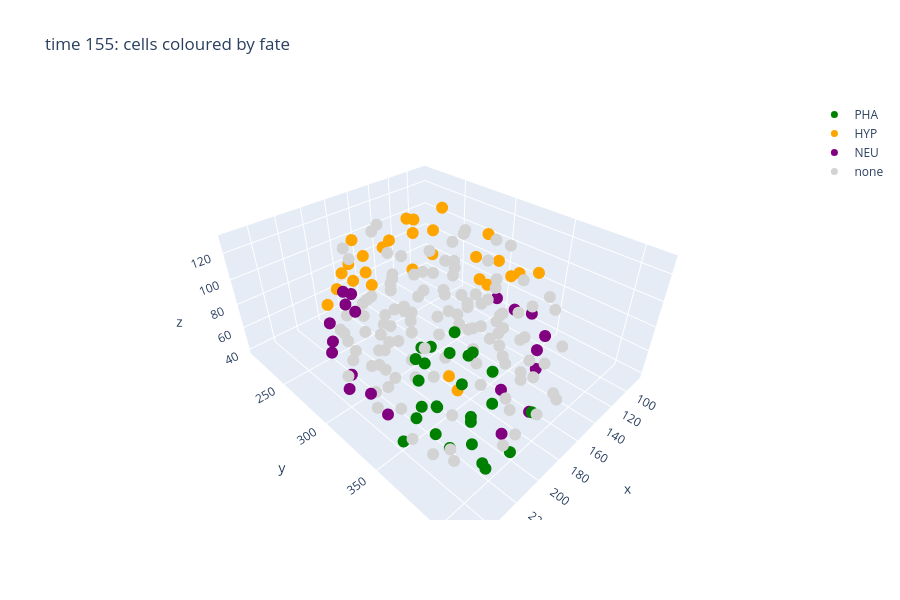

Notebook source saved alongside this figure:
### Code cell
nodes = sorted(worm.time_nodes[T_FATE[1]])
node_fate = {n: fate[worm.get_chain_of_node(n)[0]] for n in nodes}
traces = []
for f, colour in FATE_COLOURS.items():
    members = [n for n in nodes if node_fate[n] == f]
    xyz = np.array([worm.pos[n] for n in members])
    traces.append(go.Scatter3d(x=xyz[:, 0], y=xyz[:, 1], z=xyz[:, 2], mode="markers", name=f,
                               marker=dict(size=7, color=colour.replace("tab:", "")),
                               text=[worm.labels[n] for n in members], hoverinfo="text"))
fig = go.Figure(traces)
fig.update_layout(title=f"time {T_FATE[1]}: cells coloured by fate", scene=dict(aspectmode="data"), height=600)
fig.show()

# where are the cells of each fate? depth (case study 16) and position along the body
centre, ap, lr, dv = ct.body_axes(worm, T_FATE[1])
along = {n: (np.asarray(worm.pos[n]) - centre) @ ap for n in nodes}
low, high = min(along.values()), max(along.values())
for f in FATE_COLOURS:
    members = [n for n in nodes if node_fate[n] == f]
    d = np.array([depth[n] for n in members])
    position = np.mean([(along[n] - low) / (high - low) for n in members])
    print(f"{f:5} {len(members):4} cells: median depth {np.median(d):4.2f}, at the surface {np.mean(d < 0.5):4.0%}, "
          f"mean position along the body {position:.2f} (0 posterior, 1 anterior)")

# are neighbours of the same fate? Gabriel edges between cells with a fate, against shuffled fates
called = [n for n in nodes if node_fate[n] != "none"]
edges = {tuple(sorted((a, b))) for a in called for b in gabriel.get(a, ()) if b in called}
rng = np.random.default_rng(0)
shuffled = [ct.same_fate_fraction(dict(zip(called, rng.permutation([node_fate[n] for n in called]), strict=True)),
                                 edges) for _ in range(200)]
print(f"neighbours with the same fate: {ct.same_fate_fraction(node_fate, edges):.0%} of {len(edges)} pairs "
      f"(shuffled fates: {np.mean(shuffled):.0%} ± {np.std(shuffled):.0%})")

### Figure 1 — Plotly figure (JSON) as saved in the notebook; plotly's stock layout.template omitted (floating-point values rounded to 4 significant figures)
{"data": [{"hoverinfo": "text", "marker": {"color": "green", "size": 7}, "mode": "markers", "name": "PHA", "text": ["MSpapap", "MSpapaa", "ABalpappa", "ABalpaaap", "ABalpaaaa", "ABalpaapp", "ABalpaapaa", "MSaaaaa", "MSaaaap", "ABaraaaaa", "ABaraaapp", "ABaraaaap", "ABarapapa", "ABarapaaa", "ABarapaap", "MSpaaaa", "MSpaaap", "MSpaapa", "MSaaapa", "MSaaapp", "MSaapap", "MSaapaa", "ABaraappa", "ABaraappp", "ABaraapap", "ABaraapaa"], "type": "scatter3d", "x": [181.8, 192.7, 197.8, 213.1, 220.6, 184.9, 219.3, 215.5, 196.8, 232.5, 242.3, 239.0, 210.1, 221.3, 222.4, 231.3, 221.2, 214.1, 196.1, 179.8, 170.6, 177.2, 220.0, 212.6, 203.1, 218.3], "y": [305.0, 325.9, 366.1, 380.8, 397.6, 400.1, 411.3, 394.7, 379.2, 404.3, 354.2, 387.5, 334.9, 359.1, 343.4, 370.7, 350.7, 335.3, 360.6, 334.2, 321.4, 347.7, 358.7, 335.6, 362.5, 383.5], "z": [55.27, 74.46, 45.0, 45.0, 45.27, 65.0, 70.0, 90.0, 90.0, 66.77, 49.73, 69.73, 40.0, 42.71, 45.27, 81.49, 93.51, 82.99, 90.0, 83.51, 53.51, 73.51, 65.0, 65.0, 73.51, 70.0]}, {"hoverinfo": "text", "marker": {"color": "orange", "size": 7}, "mode": "markers", "name": "HYP", "text": ["Cpapa", "Cpapp", "Cpaaa", "Cpaap", "Caaap", "Caapp", "Caapa", "ABpraappp", "ABpraappa", "ABprappaa", "ABprappap", "ABprapppa", "ABprapppp", "ABprapapp", "ABprapapa", "ABalpapppp", "ABalpapppa", "Caaaa", "ABarpppap", "ABarpappp", "ABplapapp", "ABplapapa", "ABplappap", "ABplappaa", "ABplapppp", "ABplapppa", "ABplaappp", "ABplaappa"], "type": "scatter3d", "x": [128.8, 109.0, 145.5, 127.0, 100.4, 96.05, 105.0, 212.2, 234.8, 193.3, 177.1, 171.3, 154.8, 156.1, 172.4, 184.9, 194.3, 112.1, 181.5, 212.8, 92.1, 102.8, 90.65, 99.19, 85.6, 95.95, 116.6, 128.6], "y": [210.5, 216.0, 260.5, 231.6, 233.6, 228.1, 213.5, 256.3, 280.4, 234.6, 220.1, 215.1, 216.8, 210.0, 220.7, 334.7, 351.3, 255.8, 269.5, 291.7, 274.4, 294.3, 296.5, 315.4, 273.8, 290.8, 334.5, 357.4], "z": [83.78, 50.0, 124.7, 109.7, 91.22, 65.0, 83.23, 95.0, 105.0, 90.0, 85.0, 65.27, 54.73, 79.73, 103.8, 50.0, 55.0, 121.7, 119.7, 123.2, 79.05, 110.3, 83.78, 81.77, 55.0, 61.77, 100.0, 115.0]}, {"hoverinfo": "text", "marker": {"color": "purple", "size": 7}, "mode": "markers", "name": "NEU", "text": ["ABprpaapa", "ABprpaaap", "ABprpaapp", "ABprpaaaa", "ABprppapp", "ABprppapa", "ABpraapaa", "ABpraapap", "ABalpapaa", "ABarapppp", "ABarapppa", "ABarappaa", "ABplppapp", "ABplppapa", "ABplpaaap", "ABplpaapp", "ABplpaapa", "ABplpaaaa", "ABalppapp", "ABalppapa"], "type": "scatter3d", "x": [240.2, 237.6, 227.4, 246.9, 183.7, 199.0, 239.2, 232.4, 195.7, 233.2, 233.6, 232.5, 107.8, 113.5, 134.2, 120.8, 136.2, 156.8, 166.3, 169.2], "y": [289.5, 281.7, 266.7, 311.9, 229.0, 243.4, 315.9, 295.5, 388.5, 294.4, 314.1, 328.5, 310.4, 331.5, 367.1, 351.0, 372.8, 381.8, 364.1, 388.9], "z": [85.0, 70.0, 80.0, 65.27, 65.0, 69.73, 120.0, 120.3, 46.22, 56.49, 53.51, 45.0, 63.78, 66.49, 61.49, 76.49, 77.71, 68.51, 45.0, 45.27]}, {"hoverinfo": "text", "marker": {"color": "lightgrey", "size": 7}, "mode": "markers", "name": "none", "text": ["MSpppaa", "MSpppap", "MSppppa", "MSppppp", "MSppaaa", "MSppaap", "MSppapp", "MSppapa", "MSpappp", "MSpappa", "MSappaa", "MSappap", "MSapppa", "MSapppp", "ABalpppap", "MSapaaa", "MSapaap", "MSapapa", "MSapapp", "Eara", "Earp", "Eala", "Ealp", "Eplp", "Epla", "Eprp", "Epra", "Daa", "Dap", "Dpa", "Dpp", "Z3", "Z2", "Cppaa", "Cppap", "Cpppp", "Cpppa", "Capap", "Cappa", "Cappp", "ABprpappa", "ABprpappp", "ABprpapaa", "ABprpapap", "ABprpppaa", "ABprpppap", "ABprppppa", "ABprppppp", "ABprppaaa", "ABprppaap", "ABpraaaaa", "ABpraaaap", "ABprapaap", "ABprapaaa", "ABalpapap", "ABalpaapap", "ABalapppp", "ABalapppa", "ABalappaa", "ABalapaaa", "ABalapaap", "ABalapapa", "ABalapapp", "ABalaappa", "ABalaapaa", "ABalaapap", "ABalaappp", "ABalaaaal", "ABalaaapa", "ABalaaapp", "ABaraaapap", "ABaraaapaa", "ABarapapp", "ABarappap", "ABarppaaa", "ABarppaap", "ABarppapa", "ABarppppp", "ABarppppa", "ABarpppaa", "MSpaapp", "ABpraaapa", "ABarpapaa", "ABarpapap", "ABarpappa", "ABarpaapa", "ABarpaapp", "ABpraaapp", "ABplapaaa", "ABplapaap", "ABplaapaa", "ABplaaaap", "ABplaaaaa", "ABplaaapp", "ABplaaapa", "ABplppppa", "Capaa", "ABplppppp", "ABplpppap", "ABplpppaa", "ABplppaaa", "ABplppaap", "ABplpapap", "ABplpapaa", "ABplpappa", "ABplpappp", "MSaappp", "MSaappa", "ABalpppppa", "ABalpppppp", "ABalpppaa", "ABalppaaa", "ABalppaap", "ABarpaaap", "ABplaapap", "ABalappap", "ABarpaaaa", "ABalaaaar", "ABalppppa", "ABarppapp"], "type": "scatter3d", "x": [212.4, 197.4, 207.8, 189.2, 235.7, 227.5, 210.1, 219.1, 170.3, 183.8, 155.6, 149.9, 136.5, 134.0, 155.2, 179.1, 167.0, 156.5, 142.4, 198.3, 183.6, 171.2, 153.0, 127.8, 143.2, 140.7, 174.9, 131.5, 124.8, 180.0, 161.2, 159.5, 148.9, 155.8, 129.8, 120.7, 140.2, 109.4, 99.35, 110.1, 203.8, 193.5, 219.2, 216.8, 190.5, 168.5, 189.7, 169.7, 217.1, 208.8, 251.9, 252.1, 196.2, 207.1, 178.7, 200.8, 225.8, 231.5, 222.8, 201.2, 189.7, 200.1, 175.7, 254.6, 245.8, 251.7, 246.9, 202.2, 222.8, 242.6, 234.1, 234.8, 201.2, 222.5, 166.1, 143.8, 124.8, 157.2, 175.0, 192.8, 209.2, 245.2, 232.6, 221.9, 215.5, 194.9, 184.7, 240.4, 123.0, 115.8, 152.9, 185.4, 185.8, 146.2, 165.9, 125.3, 125.2, 128.6, 99.0, 106.6, 126.3, 131.7, 145.8, 151.7, 158.2, 143.6, 152.5, 164.9, 142.1, 136.6, 175.8, 176.2, 163.7, 206.8, 149.0, 237.8, 213.7, 228.1, 165.1, 104.2], "y": [303.6, 289.7, 277.6, 262.5, 335.2, 317.2, 286.4, 310.1, 282.2, 296.6, 343.5, 319.3, 335.8, 311.3, 395.9, 386.3, 363.4, 354.2, 335.1, 315.1, 291.2, 336.6, 314.8, 257.8, 289.8, 239.1, 269.7, 301.5, 280.0, 264.7, 249.6, 298.3, 272.9, 246.0, 245.5, 231.1, 225.7, 254.9, 257.9, 243.2, 291.6, 271.7, 280.8, 272.2, 229.9, 220.8, 251.2, 248.4, 261.7, 252.3, 345.9, 321.2, 244.6, 266.8, 376.9, 401.2, 328.7, 362.1, 392.2, 407.6, 397.0, 384.6, 363.1, 369.3, 394.3, 373.2, 356.6, 413.3, 410.6, 392.2, 370.0, 386.9, 319.9, 303.9, 319.8, 297.0, 291.2, 232.8, 249.8, 288.3, 314.1, 334.8, 353.6, 336.5, 317.8, 340.2, 311.2, 306.8, 330.0, 312.2, 381.9, 363.5, 384.4, 330.4, 353.4, 310.6, 276.4, 291.3, 288.5, 316.0, 347.8, 332.2, 350.8, 367.9, 335.4, 319.5, 292.9, 311.8, 380.4, 360.9, 398.2, 409.1, 400.0, 361.0, 360.5, 374.9, 377.9, 412.6, 376.5, 271.3], "z": [70.0, 60.27, 81.49, 81.22, 75.0, 75.54, 99.73, 90.0, 49.73, 40.0, 70.0, 61.49, 75.14, 80.0, 93.51, 77.01, 73.78, 85.0, 100.0, 98.51, 80.0, 99.73, 90.0, 91.77, 102.3, 85.0, 96.22, 66.49, 78.23, 61.49, 73.51, 66.77, 72.44, 45.27, 45.0, 56.22, 57.99, 46.49, 65.27, 58.51, 40.27, 40.0, 60.0, 45.0, 48.78, 44.73, 43.78, 38.78, 66.49, 53.78, 77.99, 85.0, 115.0, 120.0, 55.0, 60.12, 110.0, 117.0, 106.5, 107.4, 104.7, 113.5, 105.0, 96.49, 80.27, 75.27, 103.5, 86.22, 102.7, 100.3, 45.12, 55.0, 50.0, 40.27, 123.5, 120.0, 120.0, 115.3, 122.0, 127.3, 81.77, 96.77, 130.0, 125.0, 123.8, 121.8, 120.0, 95.27, 121.8, 116.8, 120.0, 125.0, 127.0, 120.0, 125.0, 46.49, 43.51, 40.0, 43.78, 51.74, 55.0, 55.0, 46.49, 53.51, 45.0, 40.0, 43.78, 40.0, 105.0, 95.12, 94.73, 75.27, 65.0, 124.7, 120.0, 110.3, 128.5, 83.78, 95.0, 102.7]}], "layout": {"height": 600, "scene": {"aspectmode": "data"}, "title": {"text": "time 155: cells coloured by fate"}}}
